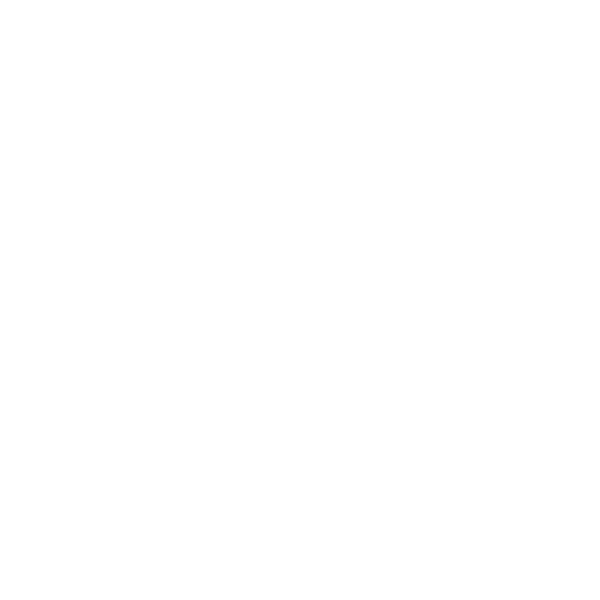
Frame 1 (no input)
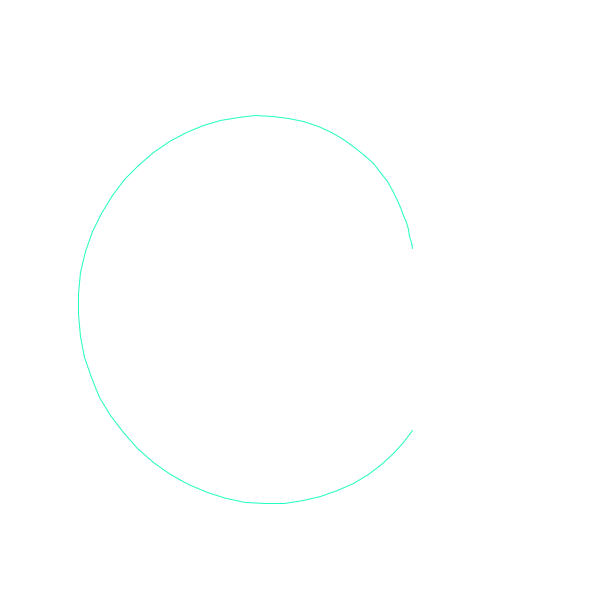
Frame 60 (the mouse pressed at the canvas centre just before this capture)
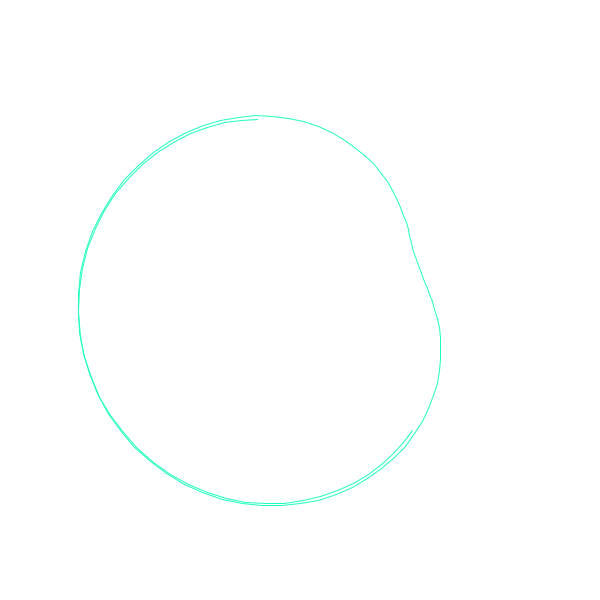
Frame 120 (the mouse held since frame 60 and released just before this capture)

The Processing sketch that drew these frames (run headless with seeded random() and noise(); from frame 60 on, the mouse is pressed at the canvas centre):

// Processing sketch: processing_71334
// ── processing_71334.pde

float p = 0, q = 1000, x, y, r = 20;
float cir2;
float cir1;
int num = 6;
int counter;

void setup() {
  size(600,600);
  background(255);
  smooth();
  noFill();
  frameRate(1000);

}
 
void draw() {
  strokeWeight(1);
   stroke(31,255,189);//colors
  x = 300+ 173 *cos(r)-50*cos(r*155/77);
  y = 300+ 173*sin(r)-50*sin(r*155/77);
  if(p > 0)
    line(p, q, x, y);
  else background(255);
  p = x;
  q = y;
  r+= PI/40;
}
 
void mouseDragged() {
  if (key == '1')
  {
  for (int i = 0; i < num ; i++) {
    pushMatrix();
    translate(width/2+80*sin(cir1 + i), height/2+80*cos(cir1 + i));
    rotate(cir2);
    stroke(31,255,random(189));//colors
    fill(i * 360 / num, 100, 100, 80);
    ellipse(5, 5, 10, 5);
    popMatrix();
  }
 
  cir1 += 0.01;
  cir2 += 0.05;
  }
  if (key == '2')
  {
  for (int i = 0; i < num ; i++) {
    pushMatrix();
    translate(width/2+150*sin(cir1 + i), height/2+150*cos(cir1 + i));
    rotate(cir2);
    fill(i * 360 / num, 5, 55, 155);
    ellipse(0, 0, 80, 30);
    popMatrix();
  }
 
  cir1 += 0.01;
  cir2 += 0.05;
}
  if (key == '3')
  {
  for (int i = 0; i < num ; i++) {
    pushMatrix();
    translate(width/2+60*sin(cir1 + i), height/2+60*cos(cir1 + i));
    rotate(cir2);
    fill(i * 360 / num, 100, 55, 150);
    ellipse(0, 0, 10, 30);
    popMatrix();
  }
 
  cir1 += 0.072;
  cir2 += 0.05;

}
  if (key == '4')
  {
  for (int i = 0; i < num ; i++) {
    pushMatrix();
    translate(width/2+180*sin(cir1 + i), height/2+180*cos(cir1 + i));
    rotate(cir2);
     stroke(255);//colors
    fill(i * 360 / num, 55, 55, 55);
    ellipse(50, 50, 10, 10);
    popMatrix();
  }
 
  cir1 += 0.072;
  cir2 += 0.05;
}
}
//backgound
void keyPressed() {
  if (key == 'q') {
  background(240);
  
}
}
void keyTyped() {
    
  if (key==' '){background (255);}
  
}
